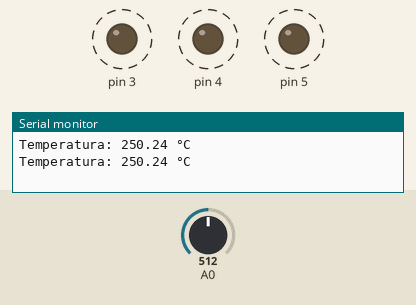
Simulated run of this sketch. Board: Arduino Uno, built with avr-gcc and run on an emulated ATmega328P. Shown: output pins drawn as LEDs (lit = HIGH), the last lines printed to the serial monitor. Dashed ring = blinking. Inputs (shaded band) come from the test bench; at power-on: A0 = 512. Random numbers use the default seed unless the sketch sets one.

Above: at 1.62 s.
2.0 s: A0 set to 112
5.5 s: A0 set to 92
At 5.8 s:
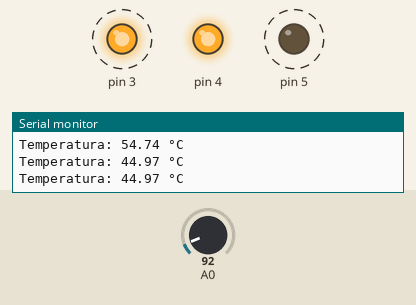
7.0 s: A0 set to 57
8.5 s: A0 set to 47
At 9.7 s:
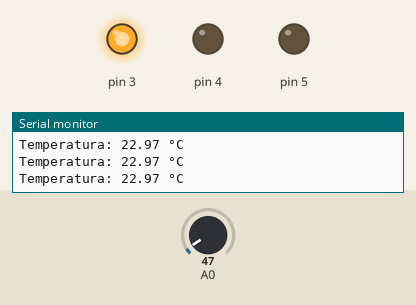
Timing chart, 0 to 11.0 s (numbered marks = the images above; inputs shaded):
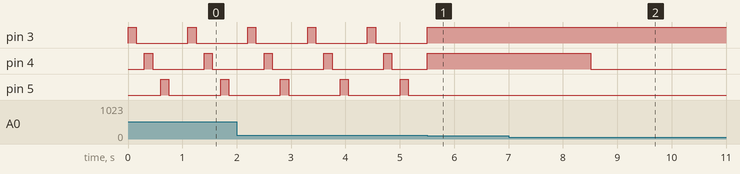

Measured:
- the behaviour switches between 103 and 102 on A0 (found by bisection; images 0 and 1)
- the behaviour switches between 52 and 51 on A0 (found by bisection; images 1 and 2)
- after the input at 8.5 s, pin 4: HIGH → LOW at once
- by itself, pin 3–5: alternates HIGH for 0.15 s and LOW for 0.95 s

The sketch:

sketch_consigna_2.ino
```cpp
// =============================================================
// Control de LEDs según temperatura medida por sensor real
// Lee un sensor LM35 conectado al pin ANALÓGICO A0
// -------------------------------------------------------------

class SensorTemperaturaReal {

private:
    int pin;
    float temperatura;

public:
    SensorTemperaturaReal(int p) : pin(p), temperatura(0) {}

    // Leer sensor LM35
    void leerTemperatura() {
        int lectura = analogRead(pin);
        temperatura = (lectura * 5.0 / 1023.0) * 100.0;
    }

    float getTemperatura() {
        return temperatura;
    }
};


// -------------------------------------------------------------
// Tiene métodos: encender, apagar y parpadear
// -------------------------------------------------------------
class Led {

private:
    int pin;

public:
    Led(int p) : pin(p) {}

    void iniciar() {
        pinMode(pin, OUTPUT);
        apagar();
    }

    void encender() {
        digitalWrite(pin, HIGH);
    }

    void apagar() {
        digitalWrite(pin, LOW);
    }

    void parpadear(int tiempo) {
        encender();
        delay(tiempo);
        apagar();
        delay(tiempo);
    }
};


// -------------------------------------------------------------
// Instancias: sensor y tres LEDs
// -------------------------------------------------------------
SensorTemperaturaReal sensor(A0);

Led ledVerde(3);
Led ledAmarillo(4);
Led ledRojo(5);


void setup() {
    Serial.begin(9600);

    ledVerde.iniciar();
    ledAmarillo.iniciar();
    ledRojo.iniciar();
}

void loop() {

    // Leer temperatura del sensor real
    sensor.leerTemperatura();
    float T = sensor.getTemperatura();

    Serial.print("Temperatura: ");
    Serial.print(T);
    Serial.println(" °C");

    // ---------------------------------------------------------
    //               ACTIVACIÓN DE LEDS
    //
    // T < 0°C             → todos apagados
    // 0 ≤ T < 25°C        → verde fijo
    // 25 ≤ T < 50°C       → verde y amarillo fijos
    // T ≥ 50°C            → los 3 parpadean juntos
    // ---------------------------------------------------------

    if (T < 0) {
        // Todos apagados
        ledVerde.apagar();
        ledAmarillo.apagar();
        ledRojo.apagar();
    }
    else if (T < 25) {
        // Verde fijo
        ledVerde.encender();
        ledAmarillo.apagar();
        ledRojo.apagar();
    }
    else if (T < 50) {
        // Verde y amarillo fijos
        ledVerde.encender();
        ledAmarillo.encender();
        ledRojo.apagar();
    }
    else {
        // Más de 50°C → los 3 parpadean juntos
        ledVerde.parpadear(150);
        ledAmarillo.parpadear(150);
        ledRojo.parpadear(150);
    }

    delay(200);
}
```

sketch_consigna_1_1.ino
```cpp
// ==========================================================
//   Programación Orientada a Objetos Ejercicio 1.1
// ==========================================================


class Sensor {
  protected:
    float valor;        // Último valor leído
    String magnitud;    // Unidad o magnitud (ej: grados, lux, cm)

  public:
    // Constructor
    Sensor(String mag) {
      magnitud = mag;
      valor = 0.0;
    }

    // Método que simula generar una medición
    virtual void generarMedicion() {
      // Simula un valor genérico entre 0 y 100
      valor = random(0, 101);
    }

    // Método que devuelve el valor actual
    float leerMedicion() {
      return valor;
    }

    // Método para imprimir información del sensor
    void mostrar() {
      Serial.print("Valor: ");
      Serial.print(valor);
      Serial.print(" ");
      Serial.println(magnitud);
    }
};
```
